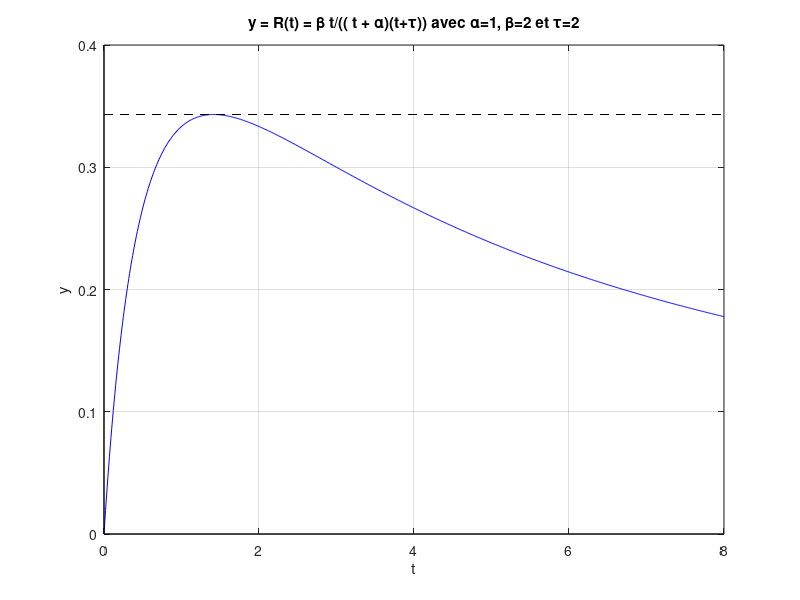

This figure's MATLAB source:
close all;

% Graph of  y = R(t) = \beta/((x+\alpha)(t-\tau))  for \beta = 2, \alpha = 1
% and \tau = 2
x=0:0.01:8;
y=2*x.*((x+2).*(x+1)).^(-1);
plot(x,y,'b');
hold on
grid on;

% The x axis
x=0:8:8;
y=0*x;
plot(x,y,'k');

% The line y = sqrt(2)/((sqrt(2)+2)(sqrt(2)+1))
x=0:8:8;
y=0*x + 2*sqrt(2)/((sqrt(2)+2)*(sqrt(2)+1));
plot(x,y, '--k');

% The y axis
y=0:0.4:0.4;
x=0*y;
plot(x,y,'k');

% The title and the labels
xlabel('t');
ylabel('y');
title('y = R(t) = \beta t/(( t + \alpha)(t+\tau)) avec \alpha=1, \beta=2 et \tau=2');
